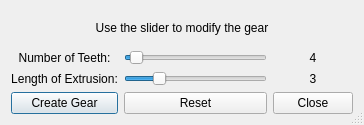
<?xml version="1.0" encoding="UTF-8"?>
<ui version="4.0">
 <class>Dialog</class>
 <widget class="QDialog" name="Dialog">
  <property name="geometry">
   <rect>
    <x>0</x>
    <y>0</y>
    <width>364</width>
    <height>125</height>
   </rect>
  </property>
  <property name="windowTitle">
   <string>Gear Creator</string>
  </property>
  <property name="sizeGripEnabled">
   <bool>true</bool>
  </property>
  <layout class="QGridLayout" name="gridLayout_2">
   <item row="1" column="0">
    <layout class="QGridLayout" name="gridLayout">
     <item row="0" column="0" colspan="3">
      <widget class="QLabel" name="label">
       <property name="text">
        <string>Use the slider to modify the gear</string>
       </property>
       <property name="alignment">
        <set>Qt::AlignCenter</set>
       </property>
      </widget>
     </item>
     <item row="3" column="0">
      <widget class="QPushButton" name="create_button">
       <property name="text">
        <string>Create Gear</string>
       </property>
      </widget>
     </item>
     <item row="3" column="2">
      <widget class="QPushButton" name="close_button">
       <property name="text">
        <string>Close</string>
       </property>
      </widget>
     </item>
     <item row="3" column="1">
      <widget class="QPushButton" name="reset_button">
       <property name="text">
        <string>Reset</string>
       </property>
      </widget>
     </item>
     <item row="1" column="2">
      <widget class="QLabel" name="num_teeth">
       <property name="text">
        <string>4</string>
       </property>
       <property name="alignment">
        <set>Qt::AlignCenter</set>
       </property>
      </widget>
     </item>
     <item row="1" column="0">
      <widget class="QLabel" name="label_2">
       <property name="text">
        <string>Number of Teeth:</string>
       </property>
       <property name="alignment">
        <set>Qt::AlignCenter</set>
       </property>
      </widget>
     </item>
     <item row="2" column="0">
      <widget class="QLabel" name="label_4">
       <property name="text">
        <string>Length of Extrusion:</string>
       </property>
       <property name="alignment">
        <set>Qt::AlignCenter</set>
       </property>
      </widget>
     </item>
     <item row="1" column="1">
      <widget class="QSlider" name="teeth_slider">
       <property name="minimum">
        <number>3</number>
       </property>
       <property name="maximum">
        <number>30</number>
       </property>
       <property name="value">
        <number>4</number>
       </property>
       <property name="orientation">
        <enum>Qt::Horizontal</enum>
       </property>
      </widget>
     </item>
     <item row="2" column="1">
      <widget class="QSlider" name="length_slider">
       <property name="minimum">
        <number>1</number>
       </property>
       <property name="maximum">
        <number>10</number>
       </property>
       <property name="value">
        <number>3</number>
       </property>
       <property name="orientation">
        <enum>Qt::Horizontal</enum>
       </property>
      </widget>
     </item>
     <item row="2" column="2">
      <widget class="QLabel" name="num_length">
       <property name="text">
        <string>3</string>
       </property>
       <property name="alignment">
        <set>Qt::AlignCenter</set>
       </property>
      </widget>
     </item>
    </layout>
   </item>
  </layout>
 </widget>
 <resources/>
 <connections/>
</ui>
